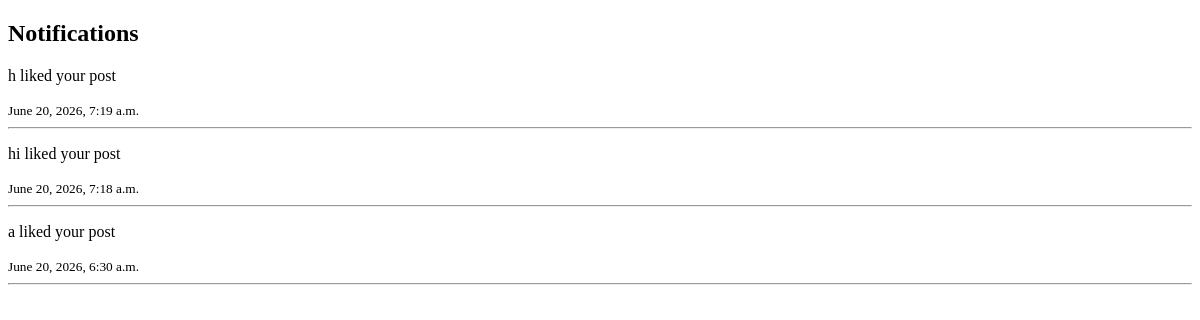
The app's page /notifications/ (signed in), older data.
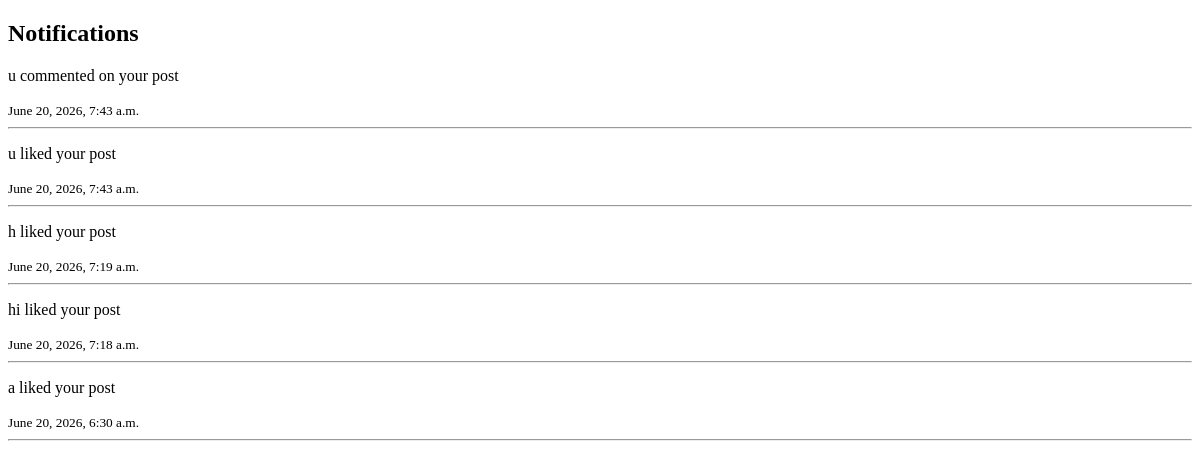
The same page, newer data.
### social/models.py (models this page shows, shortened)
class Notification(models.Model):
    sender = models.ForeignKey(
        User,
        on_delete=models.CASCADE,
        related_name='sent_notifications'
    )
    receiver = models.ForeignKey(
        User,
        on_delete=models.CASCADE,
        related_name='received_notifications'
    )
    post = models.ForeignKey(
        Post,
        on_delete=models.CASCADE,
        null=True,
        blank=True
    )
    message = models.CharField(
        max_length=200
    )
    created_at = models.DateTimeField(
        auto_now_add=True
    )

### social/views.py (the view)
# urls.py: path('notifications/',views.notifications_view, name='notifications'),
@login_required
def notifications_view(request):
    notifications = Notification.objects.filter(
        receiver=request.user
    ).order_by(
        '-created_at'
    )
    return render(
        request,
        'notifications.html',
        {
            'notifications':notifications
        }
    )

### social/templates/notifications.html (shortened to what this page needs)
<!DOCTYPE html>
<html>
<head>
</head>
<body>
<h2>Notifications</h2>
{% for n in notifications %}
<p>
{{ n.message }}
</p>
<small>
{{ n.created_at }}
</small>
<hr>
{% empty %}
<p>No notifications</p>
{% endfor %}
</body>
</html>

Row changes from the older to the newer data that the page shows:
added Notification: message "u commented on your post", created_at "June 20, 2026, 7:43 a.m."
added Notification: message "u liked your post", created_at "June 20, 2026, 7:43 a.m."
